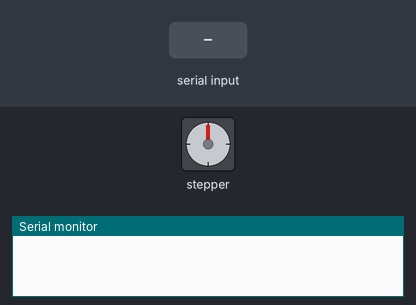
The sketch below on a simulated Arduino Uno, built with avr-gcc and run on an emulated ATmega328P. Parts: stepper motor, the last lines printed to the serial monitor. Inputs (shaded band) come from the test bench. Stepper angles assume 2048 steps per turn.

Above: at 5.2 s.
5.3 s: "5\n" received over Serial
At 5.81 s:
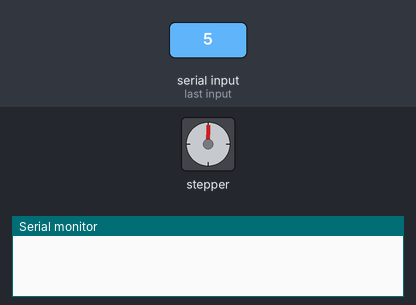
7.5 s: "90,45\n" received over Serial
At 9.01 s:
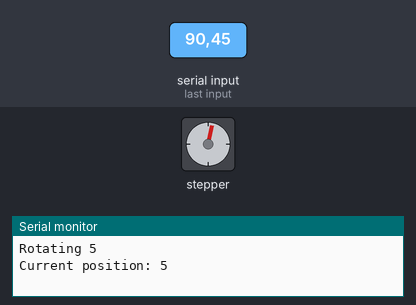
At 11.18 s:
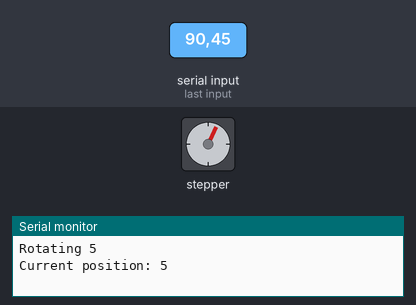
Timing chart, 0 to 21.7 s (numbered marks = the images above; inputs shaded):
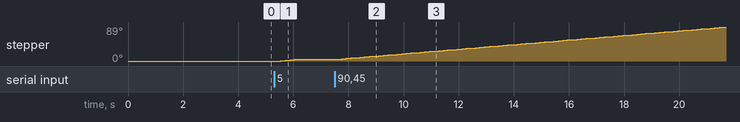

The sketch:

arduino_rotate.ino
```cpp
//Includes the Arduino Stepper Library
#include <Stepper.h>

// Defines the number of steps per rotation
const int stepsPerRevolution = 2048;
int divisor = 180; // 360 / 180 gives 2 degrees.
int current_position = 0;

// Creates an instance of stepper class
// Pins entered in sequence IN1-IN3-IN2-IN4 for proper step sequence
Stepper myStepper = Stepper(stepsPerRevolution, 8, 10, 9, 11);

void releaseMotor() {
  digitalWrite(8, LOW);
  digitalWrite(9, LOW);
  digitalWrite(10, LOW);
  digitalWrite(11, LOW);
}

void setup() {
  // Nothing to do (Stepper Library sets pins as outputs)
  Serial.begin(115200);
  delay(1000);
  while (Serial.available()) Serial.read();
  myStepper.setSpeed(1);
  myStepper.step(0);
  delay(3000);
}

void loop() {
  if (Serial.available() > 0) {

    int inputAngle = Serial.parseInt();
    while (Serial.available()) Serial.read();

    divisor = 360 / inputAngle;
    if (inputAngle >= 0 && inputAngle <= 360){
      myStepper.setSpeed(1);
      myStepper.step(0);  // wakes the motor
      delay(100);         // give coils time to energize
      myStepper.setSpeed(1);
      myStepper.step(stepsPerRevolution/divisor);
      Serial.print("Rotating ");
      Serial.print(inputAngle);
      Serial.print("\n");
      current_position=current_position+inputAngle;
      Serial.print("Current position: ");
      Serial.print(current_position);
      Serial.print("\n");
      delay(1000);
      releaseMotor();
    }
    if (inputAngle <= 0 && inputAngle >= -360){
      myStepper.setSpeed(1);
      myStepper.step(0);  // wakes the motor
      delay(100);         // give coils time to energize
      myStepper.setSpeed(1);
      myStepper.step(stepsPerRevolution/divisor);
      Serial.print("Rotating ");
      Serial.print(inputAngle);
      Serial.print("\n");
      current_position=current_position+inputAngle;
      Serial.print("Current position: ");
      Serial.print(current_position);
      Serial.print("\n");
      delay(1000);
      releaseMotor();
    }
  }
}
```

Measured:
- after the input at 7.5 s, stepper: keeps turning clockwise at about 6°/s, starting after 0.10 s
